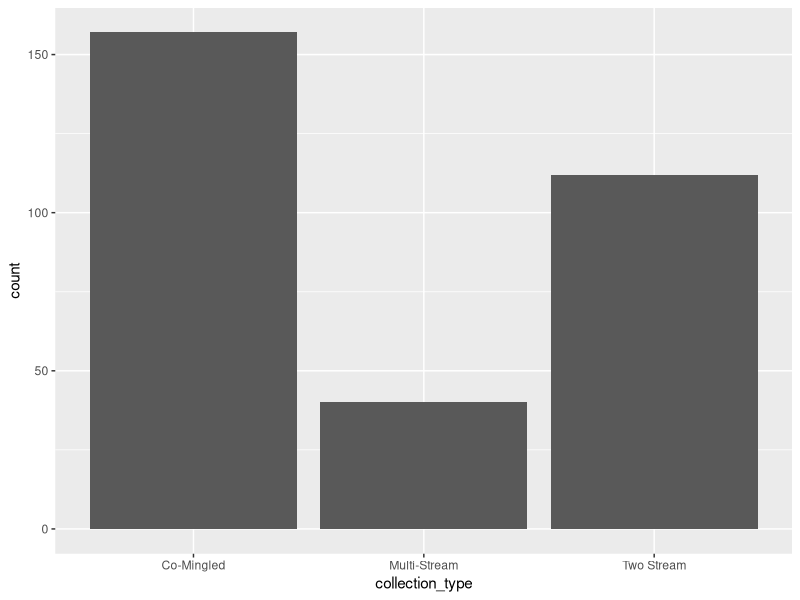

This figure's R source: (Note: this script raises an error after producing the figure.)
## ---- chunk 1
library(here)
library(tidyverse)
library(ggplot2)
library(ggridges)
library(knitr)
## ---- chunk 2
recycling <- 
  read_csv(here("data/cln/data_recycling_system.csv"))

glimpse(recycling)
## ---- chunk 3
fig_1 <- 
  ggplot(recycling, aes(collection_type)) +
  geom_bar()

fig_1
## ---- chunk 4
fig_2 <- 
  ggplot(recycling, aes(x = collection_type, y = household_recycle_rate)) +
  geom_boxplot() +
  fct_reorder(collection_type, household_recycle_rate)

fig_2
